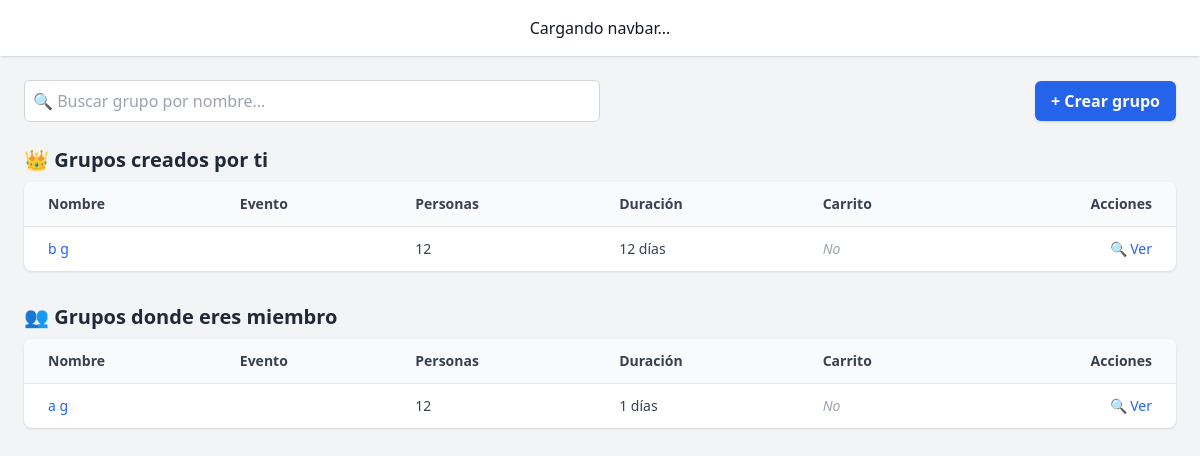
/group/list/ (signed in), run on an earlier commit of the app's database.
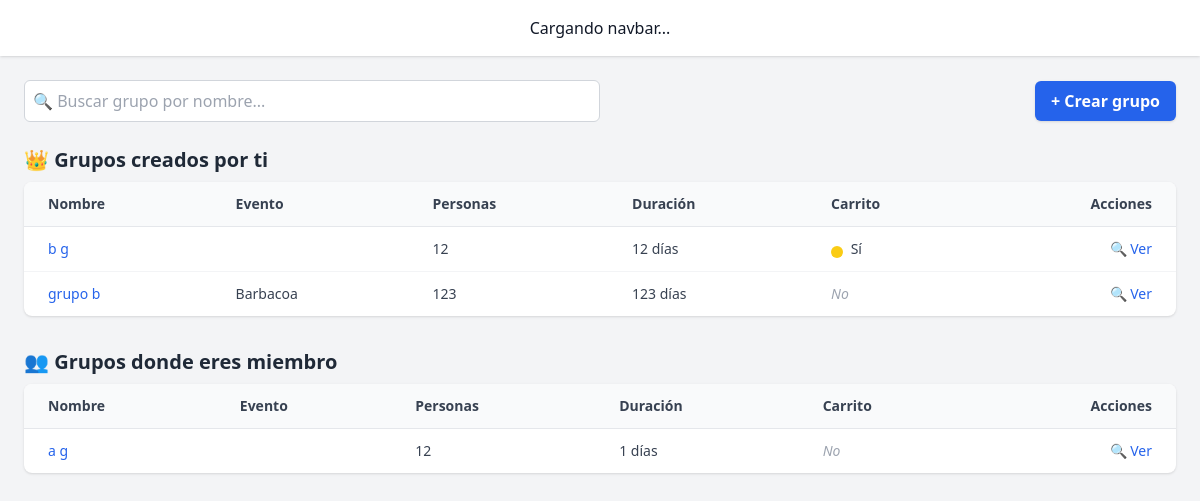
And on a later commit of the database.
### core/models/group.py (models this page shows, shortened)
class Group(models.Model):
    name = models.CharField(max_length=100)
    creator = models.ForeignKey(UserAccount, on_delete=models.CASCADE, related_name='owned_groups')
    members = models.ManyToManyField(UserAccount, related_name='groups_in')
    people_count = models.IntegerField()
    duration_days = models.IntegerField()
    preferences = models.TextField(blank=True)
    restrictions = models.TextField(blank=True)
    created_at = models.DateTimeField(auto_now_add=True)
    event_type = models.ForeignKey(EventType, on_delete=models.SET_NULL, null=True, blank=True)
    high_consume = models.BooleanField(default=False)
    invite_code = models.CharField(max_length=10, unique=True, blank=True)

### core/models/event_type.py (models this page shows, shortened)
class EventType(models.Model):
    name = models.CharField(max_length=100, unique=True)
    alcoholic = models.BooleanField(default=False)
    beer_friendly = models.BooleanField(default=False)
    description = models.TextField(blank=True)

### core/views.py (the view)
# urls.py: path('group/list/', group_list_view),
def group_list_view(request):
    if request.user.is_staff:
        all_groups = Group.objects.all()
    else:
        all_groups = Group.objects.filter(members=request.user)
    creador_groups = all_groups.filter(creator=request.user)
    miembro_groups = all_groups.exclude(creator=request.user)
    grupos_con_carrito = set()
    for group in all_groups:
        if group.carts.filter(active=True).exists():
            grupos_con_carrito.add(group.pk)
    return render(request, "core/group_list.html", {
        "creador_groups": creador_groups,
        "miembro_groups": miembro_groups,
        "grupos_con_carrito": grupos_con_carrito
    })

### core/templates/core/group_list.html (shortened to what the changed rows need)
{% extends "base.html" %}
{% block content %}
{% if creador_groups %}
  <h2 class="text-xl font-bold text-gray-800 mb-2">👑 Grupos creados por ti</h2>
  <div class="overflow-x-auto bg-white shadow rounded-lg mb-8">
    <table class="min-w-full divide-y divide-gray-200 text-sm">
      <thead class="bg-gray-50 text-gray-700 font-semibold">
        <tr>
          <th class="px-6 py-3 text-left">Nombre</th>
          <th class="px-6 py-3 text-left">Evento</th>
          <th class="px-6 py-3 text-left">Personas</th>
          <th class="px-6 py-3 text-left">Duración</th>
          <th class="px-6 py-3 text-left">Carrito</th>
          <th class="px-6 py-3 text-right">Acciones</th>
        </tr>
      </thead>
      <tbody class="divide-y divide-gray-100">
        {% for item in creador_groups %}
          <tr class="hover:bg-gray-50 transition">
            <td class="px-6 py-3 font-medium text-blue-600 hover:underline">
              <a href="{% url 'group_detail' item.pk %}">{{ item.name }}</a>
            </td>
            <td class="px-6 py-3 text-gray-700">{{ item.event_type.name }}</td>
            <td class="px-6 py-3 text-gray-700">{{ item.people_count }}</td>
            <td class="px-6 py-3 text-gray-700">{{ item.duration_days }} días</td>
            <td class="px-6 py-3 text-gray-700">
              {% if item.pk in grupos_con_carrito %}
                <span class="inline-block h-3 w-3 rounded-full bg-yellow-400 animate-ping relative top-1 mr-1"></span> Sí
              {% else %}
                <span class="text-gray-400 italic">No</span>
              {% endif %}
            </td>
            <td class="px-6 py-3 text-right">
              <a href="{% url 'group_detail' item.pk %}" class="text-blue-600 hover:underline">🔍 Ver</a>
            </td>
          </tr>
        {% endfor %}
      </tbody>
    </table>
  </div>
{% endif %}
{% if miembro_groups %}
  <h2 class="text-xl font-bold text-gray-800 mb-2">👥 Grupos donde eres miembro</h2>
  <div class="overflow-x-auto bg-white shadow rounded-lg">
    <table class="min-w-full divide-y divide-gray-200 text-sm">
      <thead class="bg-gray-50 text-gray-700 font-semibold">
        <tr>
          <th class="px-6 py-3 text-left">Nombre</th>
          <th class="px-6 py-3 text-left">Evento</th>
          <th class="px-6 py-3 text-left">Personas</th>
          <th class="px-6 py-3 text-left">Duración</th>
          <th class="px-6 py-3 text-left">Carrito</th>
          <th class="px-6 py-3 text-right">Acciones</th>
        </tr>
      </thead>
      <tbody class="divide-y divide-gray-100">
        {% for item in miembro_groups %}
          <tr class="hover:bg-gray-50 transition">
            <td class="px-6 py-3 font-medium text-blue-600 hover:underline">
              <a href="{% url 'group_detail' item.pk %}">{{ item.name }}</a>
            </td>
            <td class="px-6 py-3 text-gray-700">{{ item.event_type.name }}</td>
            <td class="px-6 py-3 text-gray-700">{{ item.people_count }}</td>
            <td class="px-6 py-3 text-gray-700">{{ item.duration_days }} días</td>
            <td class="px-6 py-3 text-gray-700">
              {% if item.pk in grupos_con_carrito %}
                <span class="inline-block h-3 w-3 rounded-full bg-yellow-400 animate-ping relative top-1 mr-1"></span> Sí
              {% else %}
                <span class="text-gray-400 italic">No</span>
              {% endif %}
            </td>
            <td class="px-6 py-3 text-right">
              <a href="{% url 'group_detail' item.pk %}" class="text-blue-600 hover:underline">🔍 Ver</a>
            </td>
          </tr>
        {% endfor %}
      </tbody>
    </table>
  </div>
{% endif %}
{% endblock %}

What changed in the data, as far as the page shows it:
computed for Group (number 1 of 3 on the later page): text "No" → "Sí"
added Group: name "grupo b", event_type.name "Barbacoa", people_count "123", duration_days "123", shows "No", shown under "👑 Grupos creados por ti"
